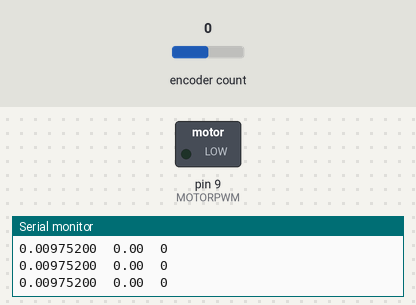
This sketch was run on a simulated Arduino Uno, built with avr-gcc and run on an emulated ATmega328P. Parts: switched loads named in the sketch (green lamp = pin HIGH), the last lines printed to the serial monitor. The test bench sets the inputs (shaded band); at power-on: encoder count 0.

Above: at 0.1 s.
At 1.1 s:
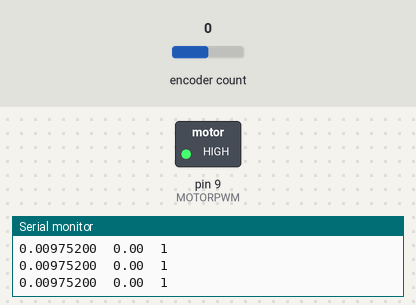
Timing chart, 0 to 12.5 s (numbered marks = the images above):
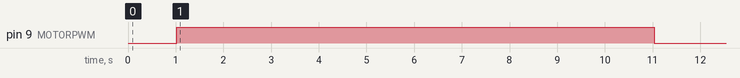

The sketch:

UnitTest.ino
```cpp
#include <Encoder.h>

#define MOTORDIR 7
#define MOTORPWM 9

#define MFB A1
#define EN 4

#define T 8

int motorPWM = 0;

double deltat = 0;
long timeStamp[2] = {0, 0};
int pos[2] = {0, 0};
double vel = 0;

uint8_t state = 0;

Encoder enc(2,11);

class Counter {
public:
  Counter(double d): duration(d), elapsed(0), isComplete(0) {}
  void count(double dt) {
    if (elapsed < duration) elapsed += dt;
    else isComplete = true;
    }
  void reset() {
    elapsed = 0;
    isComplete = 0;
  }
  bool getIsComplete() { return isComplete; }
  double getElapsed() { return elapsed; }
protected:
  double duration;
  double elapsed;
  bool isComplete;
};

void calcDeltas() {
  pos[0] = pos[1];
  timeStamp[0] = timeStamp[1];

  pos[1] = enc.read();
  timeStamp[1] = micros();
  deltat = double(timeStamp[1] - timeStamp[0]) / 1000000;
  vel = (2*PI/3200)*double(pos[1]-pos[0])/deltat;
}

Counter oneSecond(1);
Counter tenSecond(10);

void reportData() {
  Serial.print(deltat, 8);
  Serial.print("\t");
  Serial.print(vel);
  Serial.print("\t");
  Serial.print(state);
  Serial.println("");
}

void setup() {
  // put your setup code here, to run once:
  digitalWrite(EN, HIGH); // Enable the motor driver
  analogWrite(MOTORPWM, 0);
  Serial.begin(115200);
}

void loop() {
  // put your main code here, to run repeatedly:
  delay(T); //Wait the approximate duration of a period.
  calcDeltas();
  if(oneSecond.getIsComplete() && state == 0) {
    analogWrite(MOTORPWM, 255);
    state = 1;
  }
  if(!oneSecond.getIsComplete())
    oneSecond.count(deltat);

  if(tenSecond.getIsComplete() && state == 1) {
    analogWrite(MOTORPWM, 0);
    state = 2;
  }
  if(!tenSecond.getIsComplete() && state >= 1) tenSecond.count(deltat);
  if(state != 2) reportData();
}
```

Measured:
- by itself, pin 9 (MOTORPWM): LOW → HIGH at 1.0 s, → LOW 10.0 s later
